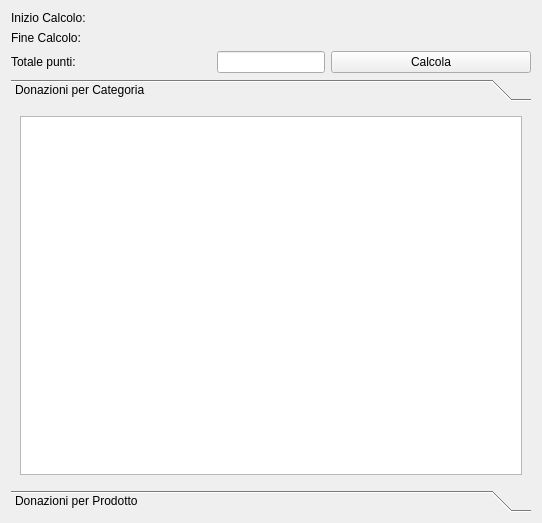
<?xml version="1.0" encoding="UTF-8"?>
<ui version="4.0">
 <class>statistics</class>
 <widget class="QWidget" name="statistics">
  <property name="geometry">
   <rect>
    <x>0</x>
    <y>0</y>
    <width>542</width>
    <height>523</height>
   </rect>
  </property>
  <property name="windowTitle">
   <string>Form</string>
  </property>
  <layout class="QGridLayout" name="gridLayout">
   <item row="0" column="0">
    <widget class="QLabel" name="label_25">
     <property name="text">
      <string>Inizio Calcolo:</string>
     </property>
    </widget>
   </item>
   <item row="0" column="1">
    <widget class="KDateWidget" name="statStart"/>
   </item>
   <item row="1" column="0">
    <widget class="QLabel" name="label_24">
     <property name="text">
      <string>Fine Calcolo:</string>
     </property>
    </widget>
   </item>
   <item row="1" column="1">
    <widget class="KDateWidget" name="statEnd"/>
   </item>
   <item row="2" column="0">
    <widget class="QLabel" name="label_26">
     <property name="text">
      <string>Totale punti:</string>
     </property>
    </widget>
   </item>
   <item row="2" column="1">
    <widget class="QLineEdit" name="statTotal">
     <property name="sizePolicy">
      <sizepolicy hsizetype="Fixed" vsizetype="Fixed">
       <horstretch>0</horstretch>
       <verstretch>0</verstretch>
      </sizepolicy>
     </property>
     <property name="alignment">
      <set>Qt::AlignLeading|Qt::AlignLeft|Qt::AlignVCenter</set>
     </property>
     <property name="readOnly">
      <bool>true</bool>
     </property>
    </widget>
   </item>
   <item row="2" column="2">
    <widget class="QPushButton" name="statDo">
     <property name="text">
      <string>Calcola</string>
     </property>
    </widget>
   </item>
   <item row="3" column="0" colspan="3">
    <widget class="QToolBox" name="statBox">
     <property name="currentIndex">
      <number>0</number>
     </property>
     <widget class="QWidget" name="page">
      <property name="geometry">
       <rect>
        <x>0</x>
        <y>0</y>
        <width>524</width>
        <height>344</height>
       </rect>
      </property>
      <attribute name="label">
       <string>Donazioni per Categoria</string>
      </attribute>
      <layout class="QGridLayout" name="gridLayout_5">
       <item row="0" column="0">
        <widget class="QTableWidget" name="categoryTable">
         <property name="sizePolicy">
          <sizepolicy hsizetype="Expanding" vsizetype="Expanding">
           <horstretch>0</horstretch>
           <verstretch>0</verstretch>
          </sizepolicy>
         </property>
        </widget>
       </item>
      </layout>
     </widget>
     <widget class="QWidget" name="page_2">
      <property name="geometry">
       <rect>
        <x>0</x>
        <y>0</y>
        <width>524</width>
        <height>344</height>
       </rect>
      </property>
      <attribute name="label">
       <string>Donazioni per Prodotto</string>
      </attribute>
      <layout class="QGridLayout" name="gridLayout_6">
       <item row="0" column="0">
        <widget class="QTableWidget" name="productTable"/>
       </item>
      </layout>
     </widget>
    </widget>
   </item>
  </layout>
 </widget>
 <customwidgets>
  <customwidget>
   <class>KDateWidget</class>
   <extends>QWidget</extends>
   <header>kdatewidget.h</header>
  </customwidget>
 </customwidgets>
 <resources/>
 <connections/>
</ui>
